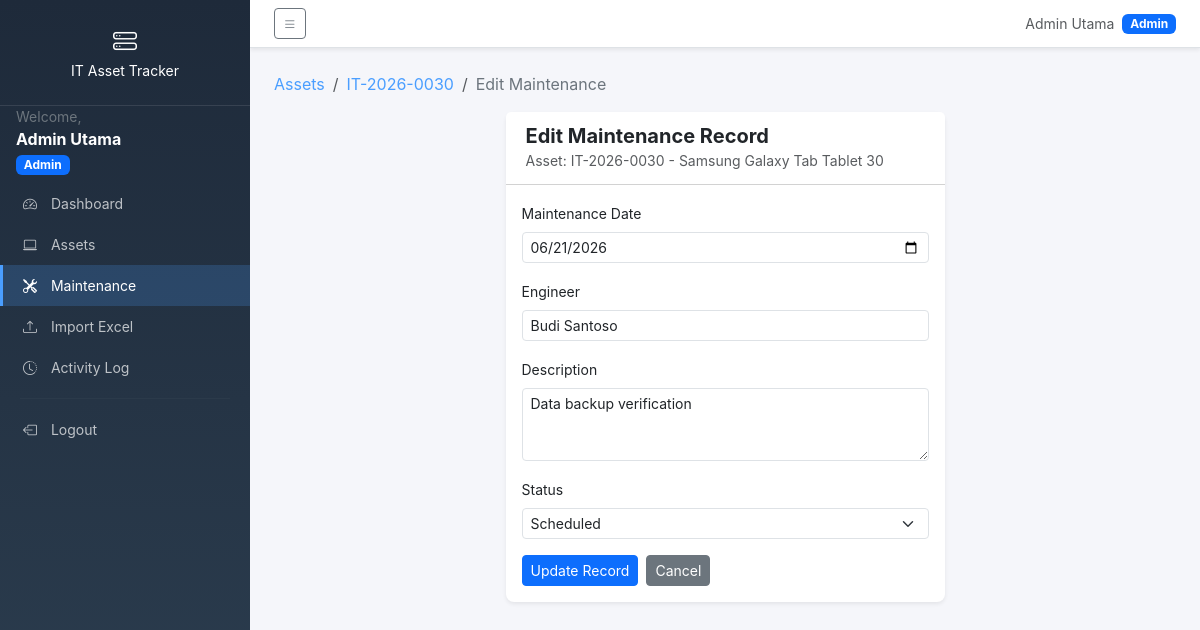
/maintenance/1/edit (signed in), run on the app's committed database.
### models/user.py (models this page shows, shortened)
class User(UserMixin, db.Model):
    __tablename__ = 'users'
    id = db.Column(db.Integer, primary_key=True)
    username = db.Column(db.String(80), unique=True, nullable=False)
    email = db.Column(db.String(120), unique=True, nullable=False)
    password_hash = db.Column(db.String(256), nullable=False)
    full_name = db.Column(db.String(120), nullable=False)
    role = db.Column(db.String(20), nullable=False, default='Engineer')
    def is_admin(self):
        return self.role == 'Admin'

### models/asset.py (models this page shows, shortened)
class Asset(db.Model):
    __tablename__ = 'assets'
    id = db.Column(db.Integer, primary_key=True)
    asset_tag = db.Column(db.String(50), unique=True, nullable=False)
    device_name = db.Column(db.String(120), nullable=False)
    category = db.Column(db.String(80), nullable=False)
    brand = db.Column(db.String(80))
    model = db.Column(db.String(80))
    serial_number = db.Column(db.String(100), unique=True)
    purchase_date = db.Column(db.Date)
    warranty_expiration = db.Column(db.Date)
    vendor_id = db.Column(db.Integer, db.ForeignKey('vendors.id'))
    assigned_user = db.Column(db.String(120))
    department_id = db.Column(db.Integer, db.ForeignKey('departments.id'))
    location = db.Column(db.String(120))
    status = db.Column(db.String(30), nullable=False, default='Available')
    condition = db.Column(db.String(30), default='Good')
    notes = db.Column(db.Text)
    created_at = db.Column(db.DateTime, default=datetime.utcnow)
    updated_at = db.Column(db.DateTime, default=datetime.utcnow, onupdate=datetime.utcnow)
    maintenance_records = db.relationship('Maintenance', backref='asset', lazy=True, cascade='all, delete-orphan')
    documents = db.relationship('Document', backref='asset', lazy=True, cascade='all, delete-orphan')

### models/maintenance.py (models this page shows, shortened)
class Maintenance(db.Model):
    __tablename__ = 'maintenance_records'
    id = db.Column(db.Integer, primary_key=True)
    asset_id = db.Column(db.Integer, db.ForeignKey('assets.id'), nullable=False)
    maintenance_date = db.Column(db.Date, nullable=False)
    engineer = db.Column(db.String(120), nullable=False)
    description = db.Column(db.Text, nullable=False)
    status = db.Column(db.String(30), nullable=False, default='Scheduled')
    attachment = db.Column(db.String(255))
    created_at = db.Column(db.DateTime, default=datetime.utcnow)

### routes/maintenance.py (the view, shortened to what this page needs)
@maintenance_bp.route('/maintenance/<int:maint_id>/edit', methods=['GET', 'POST'])
@login_required
@admin_required
def edit_maintenance(maint_id):
    record = Maintenance.query.get_or_404(maint_id)
    asset = Asset.query.get(record.asset_id)
    return render_template('maintenance/form.html', asset=asset, record=record)

### templates/maintenance/form.html (shortened to what this page needs)
{% extends "base.html" %}
{% block content %}
<nav aria-label="breadcrumb" class="mb-3">
    <ol class="breadcrumb">
        <li class="breadcrumb-item"><a href="{{ url_for('assets.list_assets') }}">Assets</a></li>
        <li class="breadcrumb-item"><a href="{{ url_for('assets.detail_asset', asset_id=asset.id) }}">{{ asset.asset_tag }}</a></li>
        <li class="breadcrumb-item active">{{ 'Edit' if record else 'Add' }} Maintenance</li>
    </ol>
</nav>
<div class="row justify-content-center">
    <div class="col-md-6">
        <div class="card border-0 shadow-sm">
            <div class="card-header bg-white">
                <h5 class="fw-bold mb-0">{{ 'Edit' if record else 'Add' }} Maintenance Record</h5>
                <small class="text-muted">Asset: {{ asset.asset_tag }} - {{ asset.device_name }}</small>
            </div>
            <div class="card-body">
                <form method="POST" enctype="multipart/form-data">
                    <div class="mb-3">
                        <label class="form-label small">Maintenance Date</label>
                        <input type="date" name="maintenance_date" class="form-control form-control-sm" value="{{ record.maintenance_date.strftime('%Y-%m-%d') if record and record.maintenance_date else '' }}" required>
                    </div>
                    <div class="mb-3">
                        <label class="form-label small">Engineer</label>
                        <input type="text" name="engineer" class="form-control form-control-sm" value="{{ record.engineer if record else '' }}" required>
                    </div>
                    <div class="mb-3">
                        <label class="form-label small">Description</label>
                        <textarea name="description" class="form-control form-control-sm" rows="3" required>{{ record.description if record else '' }}</textarea>
                    </div>
                    <div class="mb-3">
                        <label class="form-label small">Status</label>
                        <select name="status" class="form-select form-select-sm">
                            <option value="Scheduled" {{ 'selected' if record and record.status == 'Scheduled' }}>Scheduled</option>
                        </select>
                    </div>
                    <div class="d-flex gap-2">
                        <button type="submit" class="btn btn-primary btn-sm">{{ 'Update' if record else 'Save' }} Record</button>
                        <a href="{{ url_for('assets.detail_asset', asset_id=asset.id) }}" class="btn btn-secondary btn-sm">Cancel</a>
                    </div>
                </form>
            </div>
        </div>
    </div>
</div>
{% endblock %}

### templates/base.html (shortened to what this page needs)
<!DOCTYPE html>
<html lang="en">
<head>
    <link href="https://cdn.jsdelivr.net/npm/bootstrap@5.3.2/dist/css/bootstrap.min.css" rel="stylesheet">
    <link href="https://cdn.jsdelivr.net/npm/bootstrap-icons@1.11.3/font/bootstrap-icons.css" rel="stylesheet">
    <link href="{{ url_for('static', filename='css/style.css') }}" rel="stylesheet">
</head>
<body>
{% if current_user.is_authenticated %}
<div class="d-flex" id="wrapper">
    <div class="sidebar" id="sidebar">
        <div class="sidebar-heading text-center py-4">
            <i class="bi bi-hdd-stack fs-4"></i>
            <span class="d-block small">IT Asset Tracker</span>
        </div>
        <div class="px-3 mb-2">
            <div class="small text-secondary">Welcome,</div>
            <div class="fw-bold text-truncate">{{ current_user.full_name }}</div>
            <span class="badge bg-{{ 'primary' if current_user.is_admin() else 'secondary' }}">{{ current_user.role }}</span>
        </div>
        <ul class="nav flex-column">
            <li class="nav-item">
                <a class="nav-link {{ 'active' if request.endpoint == 'dashboard.index' }}" href="{{ url_for('dashboard.index') }}">
                    <i class="bi bi-speedometer2"></i> Dashboard
                </a>
            </li>
            <li class="nav-item">
                <a class="nav-link {{ 'active' if request.endpoint and request.endpoint.startswith('assets') }}" href="{{ url_for('assets.list_assets') }}">
                    <i class="bi bi-laptop"></i> Assets
                </a>
            </li>
            <li class="nav-item">
                <a class="nav-link {{ 'active' if request.endpoint and request.endpoint.startswith('maintenance') }}" href="{{ url_for('maintenance.list_maintenance') }}">
                    <i class="bi bi-tools"></i> Maintenance
                </a>
            </li>
            <li class="nav-item">
                <a class="nav-link {{ 'active' if request.endpoint == 'assets.import_assets' }}" href="{{ url_for('assets.import_assets') }}">
                    <i class="bi bi-upload"></i> Import Excel
                </a>
            </li>
            <li class="nav-item">
                <a class="nav-link {{ 'active' if request.endpoint == 'activity.list_activity' }}" href="{{ url_for('activity.list_activity') }}">
                    <i class="bi bi-clock-history"></i> Activity Log
                </a>
            </li>
            <li class="nav-divider"><hr></li>
            <li class="nav-item">
                <a class="nav-link" href="{{ url_for('auth.logout') }}">
                    <i class="bi bi-box-arrow-left"></i> Logout
                </a>
            </li>
        </ul>
    </div>
    <div id="page-content-wrapper">
        <nav class="navbar navbar-expand navbar-light bg-white border-bottom shadow-sm px-4">
            <button class="btn btn-outline-secondary btn-sm" id="menu-toggle">
                <i class="bi bi-list"></i>
            </button>
            <span class="ms-auto d-flex align-items-center gap-2">
                <span class="text-muted small">{{ current_user.full_name }}</span>
                <span class="badge bg-{{ 'primary' if current_user.is_admin() else 'secondary' }}">{{ current_user.role }}</span>
            </span>
        </nav>
        <div class="container-fluid px-4 py-4">
{% else %}
<div class="container-fluid">
{% endif %}
    {% block content %}{% endblock %}
{% if current_user.is_authenticated %}
        </div>
    </div>
</div>
{% else %}
</div>
{% endif %}
</body>
</html>

### static/css/style.css (style rules this page uses)
:root { --sidebar-width: 250px; }
body { font-family: -apple-system, BlinkMacSystemFont, 'Segoe UI', Roboto, Oxygen, Ubuntu, sans-serif; background: #f5f6fa; overflow-x: hidden; }
#wrapper { display: flex; min-height: 100vh; }
.sidebar { width: var(--sidebar-width); background: linear-gradient(180deg, #1e2a3a 0%, #2c3e50 100%); color: #fff; position: fixed; top: 0; left: 0; height: 100vh; z-index: 1000; overflow-y: auto; transition: margin-left 0.3s; }
.sidebar .sidebar-heading { border-bottom: 1px solid rgba(255,255,255,0.1); }
.sidebar .nav-link { color: rgba(255,255,255,0.7); padding: 10px 20px; font-size: 14px; border-left: 3px solid transparent; transition: all 0.2s; }
.sidebar .nav-link.active { color: #fff; background: rgba(74, 158, 255, 0.2); border-left-color: #4a9eff; }
.sidebar .nav-link i { margin-right: 10px; width: 20px; text-align: center; }
.sidebar .nav-divider hr { margin: 10px 20px; border-color: rgba(255,255,255,0.1); }
#page-content-wrapper { width: 100%; margin-left: var(--sidebar-width); transition: margin-left 0.3s; }
.card { border-radius: 8px; }
.card-header { padding: 12px 20px; }
.breadcrumb { background: transparent; padding: 0; margin: 0; }
.breadcrumb-item a { color: #4a9eff; text-decoration: none; }
.breadcrumb-item.active { color: #6c757d; }
.btn-sm i { font-size: 0.85rem; }

### data on the page
User: full_name "Admin Utama", role "Admin"
Asset: asset_tag "IT-2026-0030", device_name "Samsung Galaxy Tab Tablet 30"
Maintenance: maintenance_date "06/21/2026", engineer "Budi Santoso", description "Data backup verification"

### other printed values
{{ 'Edit' if record else 'Add' }} "Edit"
{{ 'Update' if record else 'Save' }} "Update"
